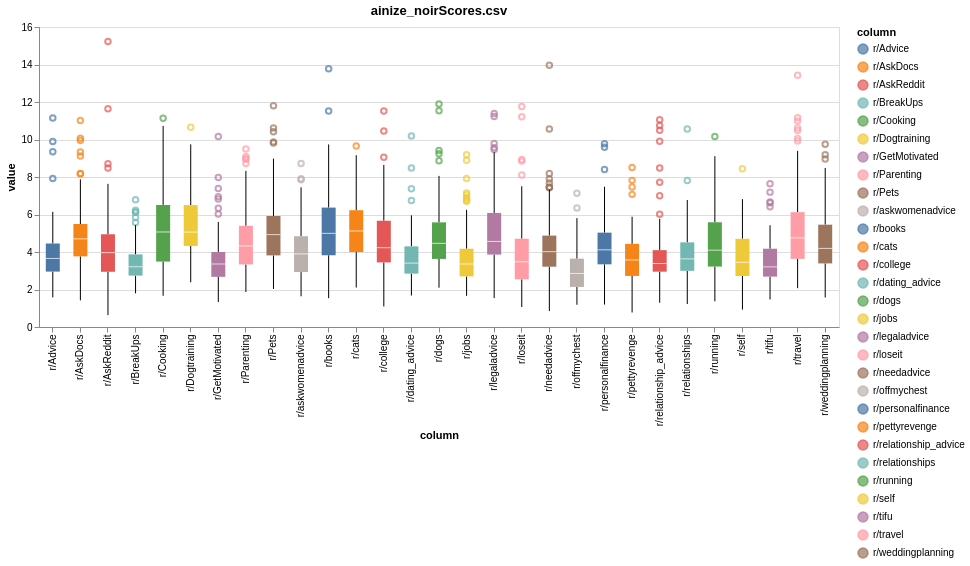

Notebook code cell kept with this figure:
### Code cell
source = pd.DataFrame(df_ainize_noir)

alt.Chart(source, title="ainize_noirScores.csv").mark_boxplot().encode(
    x='column',
    y='value',
    color='column'
    
).properties(width=800).interactive()

### Figure 1 — Vega-Lite specification as saved in the notebook (floating-point values rounded to 4 significant figures; data arrays with more than 128 entries replaced by an {"elided": "..."} marker saying what was removed)
{"config": {"view": {"continuousWidth": 300, "continuousHeight": 300}}, "data": {"name": "data-917d0f691bc2c1691b27fd10184e19a2"}, "mark": {"type": "boxplot"}, "encoding": {"color": {"field": "column", "type": "nominal"}, "x": {"field": "column", "type": "nominal"}, "y": {"field": "value", "type": "quantitative"}}, "params": [{"name": "param_14", "select": {"type": "interval", "encodings": ["x", "y"]}, "bind": "scales"}], "title": "ainize_noirScores.csv", "width": 800, "$schema": "https://vega.github.io/schema/vega-lite/v5.20.1.json", "datasets": {"data-917d0f691bc2c1691b27fd10184e19a2": {"elided": "3306 records"}}}
